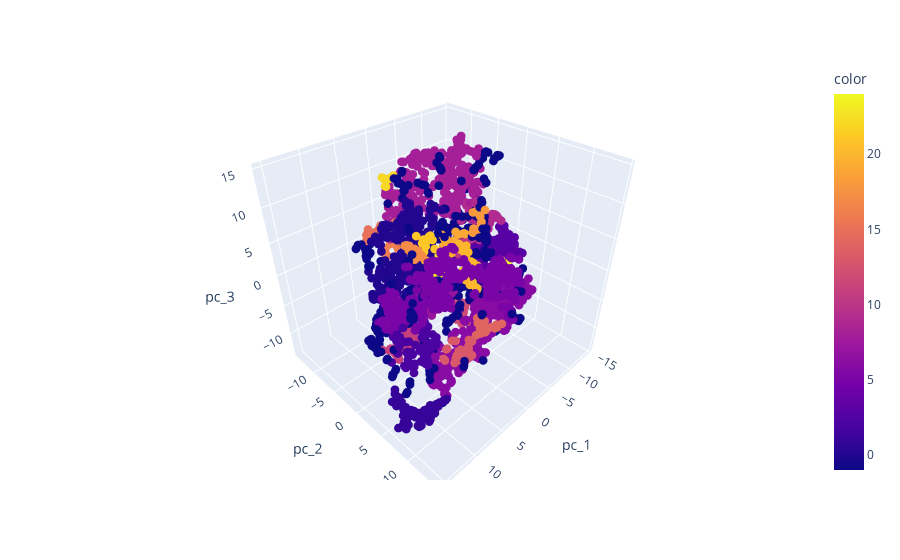

Notebook cell for this chart:
### Code cell
from sklearn.cluster import DBSCAN
import plotly.express as px

# NOTE: low eps, high min_samples -> search for higher density clusters
clustering = DBSCAN(eps=2.0, min_samples=20, n_jobs=-1, metric='l2')

clusters = clustering.fit_predict(val_question_proj)
n_clusters = len(np.unique(clusters))
print('{} clusters found'.format(n_clusters))


df = pd.DataFrame(val_question_proj, columns=['pc_1', 'pc_2', 'pc_3'])
df = pd.concat([df, knn_df['question']], axis=1)
fig = px.scatter_3d(df, x='pc_1', y='pc_2', z='pc_3', color=clusters, hover_data=['question'])
fig.update_traces(marker_size=3)
fig.show()

### Figure 1 — Plotly figure (JSON) as saved in the notebook; plotly's stock layout.template omitted (floating-point values rounded to 4 significant figures; data arrays with more than 128 entries replaced by an {"elided": "..."} marker saying what was removed)
{"data": [{"customdata": {"elided": "3001x1 str values"}, "hovertemplate": "pc_1=%{x}<br>pc_2=%{y}<br>pc_3=%{z}<br>question=%{customdata[0]}<br>color=%{marker.color}<extra></extra>", "legendgroup": "", "marker": {"color": {"elided": "3001 int values"}, "coloraxis": "coloraxis", "size": 3, "symbol": "circle"}, "mode": "markers", "name": "", "scene": "scene", "showlegend": false, "type": "scatter3d", "x": {"elided": "3001 float values"}, "y": {"elided": "3001 float values"}, "z": {"elided": "3001 float values"}}], "layout": {"coloraxis": {"colorbar": {"title": {"text": "color"}}, "colorscale": [[0, "#0d0887"], [0.1111, "#46039f"], [0.2222, "#7201a8"], [0.3333, "#9c179e"], [0.4444, "#bd3786"], [0.5556, "#d8576b"], [0.6667, "#ed7953"], [0.7778, "#fb9f3a"], [0.8889, "#fdca26"], [1, "#f0f921"]]}, "legend": {"tracegroupgap": 0}, "margin": {"t": 60}, "scene": {"domain": {"x": [0, 1], "y": [0, 1]}, "xaxis": {"title": {"text": "pc_1"}}, "yaxis": {"title": {"text": "pc_2"}}, "zaxis": {"title": {"text": "pc_3"}}}}}
